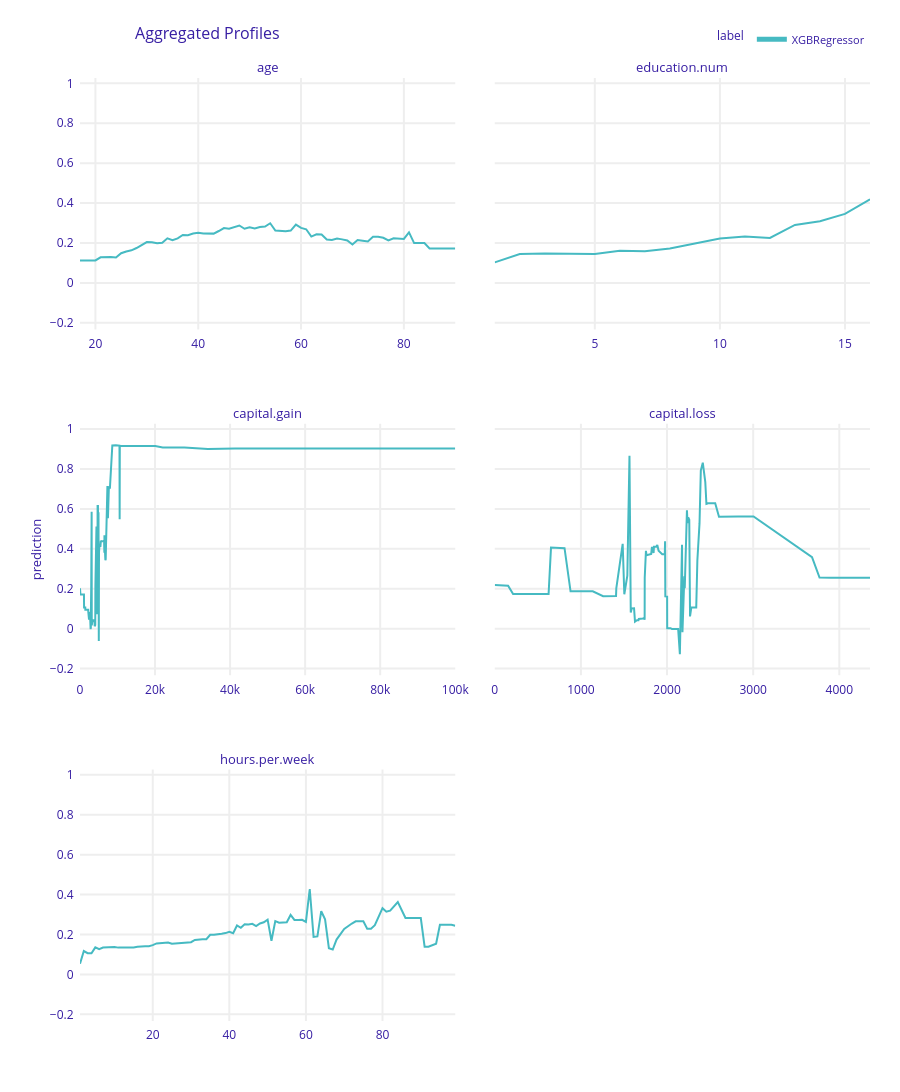
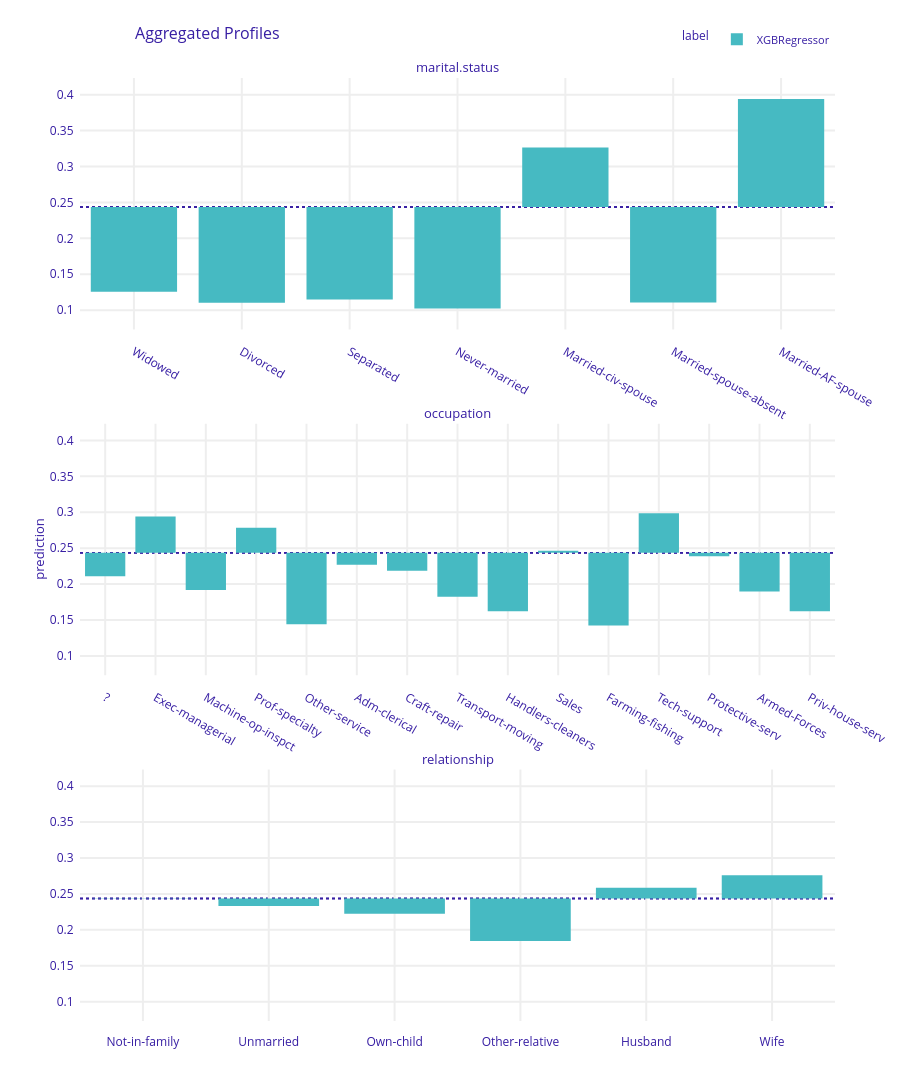

Write notebook code for charts like these, in order.
### Markdown cell above
# Plot 2
It shows average prediction for each value of given feature \
e.g. if value at education.num == 14 is 0.35, it means model average prediction for this education.num is 14
Average prediction means how often model predicted that person earns more than 50k on scale 0 - Never to 1 - Always. If result is bigger than 0.5, model will classify person as earning more than 50K 
* it technically go above 1 or below 0, yet it is very unlikely; if it is the case,  treat this as model 1 and 0 respectively 

We can see that:
- Education.num prediction average goes steadily up with increase of it's value
- capital.gain and capital.loss highly oscilates (probably because little amount of data with such values is provided)

### Code cell
exp.model_profile(variable_splits=var_splits).plot(facet_scales= "free_x")
exp.model_profile(variable_type='categorical',
                  variables = ['marital.status', 'occupation', 'relationship']).plot(facet_ncol=1)

### Figure 1 — Plotly figure (JSON) as saved in the notebook; plotly's stock layout.template omitted (floating-point values rounded to 4 significant figures; data arrays with more than 128 entries replaced by an {"elided": "..."} marker saying what was removed)
{"data": [{"customdata": {"elided": "73x3 mixed values"}, "hovertemplate": "<b>%{hovertext}</b><br><br>prediction=%{y:.3f}<br>mean_prediction=%{customdata[0]:.3f}<extra></extra>", "hovertext": ["XGBRegressor", "XGBRegressor", "XGBRegressor", "XGBRegressor", "XGBRegressor", "XGBRegressor", "XGBRegressor", "XGBRegressor", "XGBRegressor", "XGBRegressor", "XGBRegressor", "XGBRegressor", "XGBRegressor", "XGBRegressor", "XGBRegressor", "XGBRegressor", "XGBRegressor", "XGBRegressor", "XGBRegressor", "XGBRegressor", "XGBRegressor", "XGBRegressor", "XGBRegressor", "XGBRegressor", "XGBRegressor", "XGBRegressor", "XGBRegressor", "XGBRegressor", "XGBRegressor", "XGBRegressor", "XGBRegressor", "XGBRegressor", "XGBRegressor", "XGBRegressor", "XGBRegressor", "XGBRegressor", "XGBRegressor", "XGBRegressor", "XGBRegressor", "XGBRegressor", "XGBRegressor", "XGBRegressor", "XGBRegressor", "XGBRegressor", "XGBRegressor", "XGBRegressor", "XGBRegressor", "XGBRegressor", "XGBRegressor", "XGBRegressor", "XGBRegressor", "XGBRegressor", "XGBRegressor", "XGBRegressor", "XGBRegressor", "XGBRegressor", "XGBRegressor", "XGBRegressor", "XGBRegressor", "XGBRegressor", "XGBRegressor", "XGBRegressor", "XGBRegressor", "XGBRegressor", "XGBRegressor", "XGBRegressor", "XGBRegressor", "XGBRegressor", "XGBRegressor", "XGBRegressor", "XGBRegressor", "XGBRegressor", "XGBRegressor"], "legendgroup": "XGBRegressor", "line": {"color": "#46bac2", "dash": "solid", "width": 2}, "marker": {"symbol": "circle"}, "mode": "lines", "name": "XGBRegressor", "opacity": 1, "orientation": "v", "showlegend": true, "type": "scatter", "x": [17, 18, 19, 20, 21, 22, 23, 24, 25, 26, 27, 28, 29, 30, 31, 32, 33, 34, 35, 36, 37, 38, 39, 40, 41, 42, 43, 44, 45, 46, 47, 48, 49, 50, 51, 52, 53, 54, 55, 56, 57, 58, 59, 60, 61, 62, 63, 64, 65, 66, 67, 68, 69, 70, 71, 72, 73, 74, 75, 76, 77, 78, 79, 80, 81, 82, 83, 84, 85, 86, 87, 88, 90], "xaxis": "x5", "y": [0.1124, 0.1128, 0.1128, 0.1128, 0.1281, 0.1293, 0.1293, 0.1274, 0.1489, 0.1575, 0.1633, 0.1748, 0.188, 0.2044, 0.2034, 0.1983, 0.201, 0.2232, 0.2134, 0.2233, 0.2403, 0.2391, 0.2475, 0.2515, 0.248, 0.2463, 0.2469, 0.2599, 0.2744, 0.2711, 0.2799, 0.2875, 0.2711, 0.2787, 0.273, 0.2799, 0.2824, 0.2988, 0.2625, 0.2612, 0.2591, 0.2621, 0.2918, 0.2753, 0.2687, 0.232, 0.2431, 0.2425, 0.2172, 0.2146, 0.2222, 0.218, 0.2122, 0.1921, 0.215, 0.2109, 0.2072, 0.2306, 0.2308, 0.2261, 0.213, 0.2231, 0.2234, 0.2202, 0.2535, 0.1995, 0.1994, 0.1994, 0.1729, 0.1729, 0.1729, 0.1729, 0.1729], "yaxis": "y5"}, {"customdata": [[0.2275, "XGBRegressor", "education.num"], [0.2275, "XGBRegressor", "education.num"], [0.2275, "XGBRegressor", "education.num"], [0.2275, "XGBRegressor", "education.num"], [0.2275, "XGBRegressor", "education.num"], [0.2275, "XGBRegressor", "education.num"], [0.2275, "XGBRegressor", "education.num"], [0.2275, "XGBRegressor", "education.num"], [0.2275, "XGBRegressor", "education.num"], [0.2275, "XGBRegressor", "education.num"], [0.2275, "XGBRegressor", "education.num"], [0.2275, "XGBRegressor", "education.num"], [0.2275, "XGBRegressor", "education.num"], [0.2275, "XGBRegressor", "education.num"], [0.2275, "XGBRegressor", "education.num"], [0.2275, "XGBRegressor", "education.num"]], "hovertemplate": "<b>%{hovertext}</b><br><br>prediction=%{y:.3f}<br>mean_prediction=%{customdata[0]:.3f}<extra></extra>", "hovertext": ["XGBRegressor", "XGBRegressor", "XGBRegressor", "XGBRegressor", "XGBRegressor", "XGBRegressor", "XGBRegressor", "XGBRegressor", "XGBRegressor", "XGBRegressor", "XGBRegressor", "XGBRegressor", "XGBRegressor", "XGBRegressor", "XGBRegressor", "XGBRegressor"], "legendgroup": "XGBRegressor", "line": {"color": "#46bac2", "dash": "solid", "width": 2}, "marker": {"symbol": "circle"}, "mode": "lines", "name": "XGBRegressor", "opacity": 1, "orientation": "v", "showlegend": false, "type": "scatter", "x": [1, 2, 3, 4, 5, 6, 7, 8, 9, 10, 11, 12, 13, 14, 15, 16], "xaxis": "x6", "y": [0.1028, 0.1444, 0.1479, 0.1464, 0.1448, 0.1611, 0.1582, 0.1728, 0.1968, 0.2221, 0.2323, 0.225, 0.2902, 0.3086, 0.3456, 0.419], "yaxis": "y6"}, {"customdata": {"elided": "119x3 mixed values"}, "hovertemplate": "<b>%{hovertext}</b><br><br>prediction=%{y:.3f}<br>mean_prediction=%{customdata[0]:.3f}<extra></extra>", "hovertext": ["XGBRegressor", "XGBRegressor", "XGBRegressor", "XGBRegressor", "XGBRegressor", "XGBRegressor", "XGBRegressor", "XGBRegressor", "XGBRegressor", "XGBRegressor", "XGBRegressor", "XGBRegressor", "XGBRegressor", "XGBRegressor", "XGBRegressor", "XGBRegressor", "XGBRegressor", "XGBRegressor", "XGBRegressor", "XGBRegressor", "XGBRegressor", "XGBRegressor", "XGBRegressor", "XGBRegressor", "XGBRegressor", "XGBRegressor", "XGBRegressor", "XGBRegressor", "XGBRegressor", "XGBRegressor", "XGBRegressor", "XGBRegressor", "XGBRegressor", "XGBRegressor", "XGBRegressor", "XGBRegressor", "XGBRegressor", "XGBRegressor", "XGBRegressor", "XGBRegressor", "XGBRegressor", "XGBRegressor", "XGBRegressor", "XGBRegressor", "XGBRegressor", "XGBRegressor", "XGBRegressor", "XGBRegressor", "XGBRegressor", "XGBRegressor", "XGBRegressor", "XGBRegressor", "XGBRegressor", "XGBRegressor", "XGBRegressor", "XGBRegressor", "XGBRegressor", "XGBRegressor", "XGBRegressor", "XGBRegressor", "XGBRegressor", "XGBRegressor", "XGBRegressor", "XGBRegressor", "XGBRegressor", "XGBRegressor", "XGBRegressor", "XGBRegressor", "XGBRegressor", "XGBRegressor", "XGBRegressor", "XGBRegressor", "XGBRegressor", "XGBRegressor", "XGBRegressor", "XGBRegressor", "XGBRegressor", "XGBRegressor", "XGBRegressor", "XGBRegressor", "XGBRegressor", "XGBRegressor", "XGBRegressor", "XGBRegressor", "XGBRegressor", "XGBRegressor", "XGBRegressor", "XGBRegressor", "XGBRegressor", "XGBRegressor", "XGBRegressor", "XGBRegressor", "XGBRegressor", "XGBRegressor", "XGBRegressor", "XGBRegressor", "XGBRegressor", "XGBRegressor", "XGBRegressor", "XGBRegressor", "XGBRegressor", "XGBRegressor", "XGBRegressor", "XGBRegressor", "XGBRegressor", "XGBRegressor", "XGBRegressor", "XGBRegressor", "XGBRegressor", "XGBRegressor", "XGBRegressor", "XGBRegressor", "XGBRegressor", "XGBRegressor", "XGBRegressor", "XGBRegressor", "XGBRegressor", "XGBRegressor", "XGBRegressor"], "legendgroup": "XGBRegressor", "line": {"color": "#46bac2", "dash": "solid", "width": 2}, "marker": {"symbol": "circle"}, "mode": "lines", "name": "XGBRegressor", "opacity": 1, "orientation": "v", "showlegend": false, "type": "scatter", "x": [0, 114, 401, 594, 914, 991, 1055, 1086, 1111, 1151, 1173, 1409, 1424, 1455, 1471, 1506, 1639, 1797, 1831, 1848, 2009, 2036, 2050, 2062, 2105, 2174, 2176, 2202, 2228, 2290, 2329, 2346, 2354, 2387, 2407, 2414, 2463, 2538, 2580, 2597, 2635, 2653, 2829, 2885, 2907, 2936, 2961, 2964, 2977, 2993, 3103, 3137, 3273, 3325, 3411, 3418, 3432, 3456, 3464, 3471, 3674, 3781, 3818, 3887, 3908, 3942, 4064, 4101, 4386, 4416, 4508, 4650, 4687, 4787, 4865, 4931, 4934, 5013, 5060, 5178, 5455, 5556, 5721, 6097, 6360, 6418, 6497, 6514, 6723, 6767, 6849, 7298, 7430, 7443, 7688, 7896, 7978, 8614, 9386, 9562, 10520, 10566, 10605, 11678, 13550, 14084, 14344, 15020, 15024, 15831, 18481, 20051, 22040, 25124, 25236, 27828, 34095, 41310, 99999], "xaxis": "x3", "y": [0.2018, 0.1714, 0.1714, 0.1714, 0.1714, 0.1714, 0.1714, 0.1055, 0.1055, 0.1055, 0.1055, 0.1055, 0.09497, 0.09497, 0.09497, 0.09497, 0.09483, 0.09483, 0.09483, 0.09483, 0.09483, 0.09483, 0.09483, 0.09483, 0.09483, 0.09483, 0.09483, 0.08652, 0.07388, 0.07388, 0.07388, 0.07388, 0.07404, 0.07404, 0.04506, 0.07478, 0.07497, 0.07463, 0.07463, 0.07918, 0.07918, 0.07918, -0.002903, 0.005659, 0.07984, 0.07984, 0.14, 0.177, 0.177, 0.2173, 0.5856, 0.01637, 0.02568, 0.03834, 0.03834, 0.03834, 0.04188, 0.04188, 0.04188, 0.04188, 0.04188, 0.04043, 0.04043, 0.04043, 0.0116, 0.01752, 0.01767, 0.2123, 0.5121, 0.07713, 0.07713, 0.07713, 0.6141, 0.6141, 0.1344, 0.5837, 0.5502, -0.06243, 0.3811, 0.4144, 0.4144, 0.4401, 0.438, 0.438, 0.4369, 0.4369, 0.3799, 0.4686, 0.3579, 0.3431, 0.3471, 0.7098, 0.7099, 0.5532, 0.7066, 0.7057, 0.7057, 0.9183, 0.9217, 0.9194, 0.9174, 0.5477, 0.9151, 0.9151, 0.9151, 0.9151, 0.9151, 0.9151, 0.9151, 0.9151, 0.9151, 0.9151, 0.9077, 0.9077, 0.9077, 0.9077, 0.9004, 0.9025, 0.9025], "yaxis": "y3"}, {"customdata": {"elided": "92x3 mixed values"}, "hovertemplate": "<b>%{hovertext}</b><br><br>prediction=%{y:.3f}<br>mean_prediction=%{customdata[0]:.3f}<extra></extra>", "hovertext": ["XGBRegressor", "XGBRegressor", "XGBRegressor", "XGBRegressor", "XGBRegressor", "XGBRegressor", "XGBRegressor", "XGBRegressor", "XGBRegressor", "XGBRegressor", "XGBRegressor", "XGBRegressor", "XGBRegressor", "XGBRegressor", "XGBRegressor", "XGBRegressor", "XGBRegressor", "XGBRegressor", "XGBRegressor", "XGBRegressor", "XGBRegressor", "XGBRegressor", "XGBRegressor", "XGBRegressor", "XGBRegressor", "XGBRegressor", "XGBRegressor", "XGBRegressor", "XGBRegressor", "XGBRegressor", "XGBRegressor", "XGBRegressor", "XGBRegressor", "XGBRegressor", "XGBRegressor", "XGBRegressor", "XGBRegressor", "XGBRegressor", "XGBRegressor", "XGBRegressor", "XGBRegressor", "XGBRegressor", "XGBRegressor", "XGBRegressor", "XGBRegressor", "XGBRegressor", "XGBRegressor", "XGBRegressor", "XGBRegressor", "XGBRegressor", "XGBRegressor", "XGBRegressor", "XGBRegressor", "XGBRegressor", "XGBRegressor", "XGBRegressor", "XGBRegressor", "XGBRegressor", "XGBRegressor", "XGBRegressor", "XGBRegressor", "XGBRegressor", "XGBRegressor", "XGBRegressor", "XGBRegressor", "XGBRegressor", "XGBRegressor", "XGBRegressor", "XGBRegressor", "XGBRegressor", "XGBRegressor", "XGBRegressor", "XGBRegressor", "XGBRegressor", "XGBRegressor", "XGBRegressor", "XGBRegressor", "XGBRegressor", "XGBRegressor", "XGBRegressor", "XGBRegressor", "XGBRegressor", "XGBRegressor", "XGBRegressor", "XGBRegressor", "XGBRegressor", "XGBRegressor", "XGBRegressor", "XGBRegressor", "XGBRegressor", "XGBRegressor", "XGBRegressor"], "legendgroup": "XGBRegressor", "line": {"color": "#46bac2", "dash": "solid", "width": 2}, "marker": {"symbol": "circle"}, "mode": "lines", "name": "XGBRegressor", "opacity": 1, "orientation": "v", "showlegend": false, "type": "scatter", "x": [0, 155, 213, 323, 419, 625, 653, 810, 880, 974, 1092, 1138, 1258, 1340, 1380, 1408, 1411, 1485, 1504, 1539, 1564, 1573, 1579, 1590, 1594, 1602, 1617, 1628, 1648, 1651, 1668, 1669, 1672, 1719, 1721, 1726, 1735, 1740, 1741, 1755, 1762, 1816, 1825, 1844, 1848, 1876, 1887, 1902, 1944, 1974, 1977, 1980, 2001, 2002, 2042, 2051, 2057, 2080, 2129, 2149, 2163, 2174, 2179, 2201, 2205, 2206, 2231, 2238, 2246, 2258, 2267, 2282, 2339, 2352, 2377, 2392, 2415, 2444, 2457, 2467, 2472, 2489, 2547, 2559, 2603, 2754, 2824, 3004, 3683, 3770, 3900, 4356], "xaxis": "x4", "y": [0.2184, 0.2154, 0.1735, 0.1735, 0.1735, 0.1735, 0.4062, 0.4031, 0.1869, 0.1869, 0.1869, 0.1869, 0.1626, 0.1626, 0.1637, 0.1638, 0.2025, 0.4252, 0.1724, 0.2653, 0.8659, 0.08052, 0.08052, 0.1016, 0.1019, 0.1019, 0.1024, 0.03537, 0.0415, 0.04203, 0.04203, 0.04203, 0.04844, 0.05097, 0.05199, 0.05199, 0.05199, 0.04476, 0.2552, 0.3902, 0.3678, 0.3747, 0.4095, 0.3797, 0.4107, 0.4116, 0.419, 0.3908, 0.3731, 0.3731, 0.438, 0.1614, 0.1606, 0.001996, 0.001996, -0.00187, -0.00187, -0.00187, -0.00187, -0.1284, 0.2654, 0.4206, -0.01807, 0.2624, 0.2023, 0.2098, 0.5933, 0.5288, 0.5572, 0.5453, 0.06104, 0.1073, 0.1059, 0.3413, 0.5274, 0.792, 0.832, 0.7338, 0.6251, 0.6266, 0.6285, 0.6285, 0.6285, 0.6285, 0.5608, 0.5593, 0.5623, 0.5623, 0.3578, 0.2561, 0.2548, 0.2548], "yaxis": "y4"}, {"customdata": {"elided": "94x3 mixed values"}, "hovertemplate": "<b>%{hovertext}</b><br><br>prediction=%{y:.3f}<br>mean_prediction=%{customdata[0]:.3f}<extra></extra>", "hovertext": ["XGBRegressor", "XGBRegressor", "XGBRegressor", "XGBRegressor", "XGBRegressor", "XGBRegressor", "XGBRegressor", "XGBRegressor", "XGBRegressor", "XGBRegressor", "XGBRegressor", "XGBRegressor", "XGBRegressor", "XGBRegressor", "XGBRegressor", "XGBRegressor", "XGBRegressor", "XGBRegressor", "XGBRegressor", "XGBRegressor", "XGBRegressor", "XGBRegressor", "XGBRegressor", "XGBRegressor", "XGBRegressor", "XGBRegressor", "XGBRegressor", "XGBRegressor", "XGBRegressor", "XGBRegressor", "XGBRegressor", "XGBRegressor", "XGBRegressor", "XGBRegressor", "XGBRegressor", "XGBRegressor", "XGBRegressor", "XGBRegressor", "XGBRegressor", "XGBRegressor", "XGBRegressor", "XGBRegressor", "XGBRegressor", "XGBRegressor", "XGBRegressor", "XGBRegressor", "XGBRegressor", "XGBRegressor", "XGBRegressor", "XGBRegressor", "XGBRegressor", "XGBRegressor", "XGBRegressor", "XGBRegressor", "XGBRegressor", "XGBRegressor", "XGBRegressor", "XGBRegressor", "XGBRegressor", "XGBRegressor", "XGBRegressor", "XGBRegressor", "XGBRegressor", "XGBRegressor", "XGBRegressor", "XGBRegressor", "XGBRegressor", "XGBRegressor", "XGBRegressor", "XGBRegressor", "XGBRegressor", "XGBRegressor", "XGBRegressor", "XGBRegressor", "XGBRegressor", "XGBRegressor", "XGBRegressor", "XGBRegressor", "XGBRegressor", "XGBRegressor", "XGBRegressor", "XGBRegressor", "XGBRegressor", "XGBRegressor", "XGBRegressor", "XGBRegressor", "XGBRegressor", "XGBRegressor", "XGBRegressor", "XGBRegressor", "XGBRegressor", "XGBRegressor", "XGBRegressor", "XGBRegressor"], "legendgroup": "XGBRegressor", "line": {"color": "#46bac2", "dash": "solid", "width": 2}, "marker": {"symbol": "circle"}, "mode": "lines", "name": "XGBRegressor", "opacity": 1, "orientation": "v", "showlegend": false, "type": "scatter", "x": [1, 2, 3, 4, 5, 6, 7, 8, 9, 10, 11, 12, 13, 14, 15, 16, 17, 18, 19, 20, 21, 22, 23, 24, 25, 26, 27, 28, 29, 30, 31, 32, 33, 34, 35, 36, 37, 38, 39, 40, 41, 42, 43, 44, 45, 46, 47, 48, 49, 50, 51, 52, 53, 54, 55, 56, 57, 58, 59, 60, 61, 62, 63, 64, 65, 66, 67, 68, 70, 72, 73, 74, 75, 76, 77, 78, 80, 81, 82, 84, 85, 86, 87, 88, 89, 90, 91, 92, 94, 95, 96, 97, 98, 99], "xaxis": "x", "y": [0.05305, 0.1172, 0.1062, 0.1062, 0.1357, 0.127, 0.1346, 0.1367, 0.1387, 0.1375, 0.1343, 0.1343, 0.1317, 0.1317, 0.1353, 0.1388, 0.1416, 0.1416, 0.1416, 0.1465, 0.1553, 0.1565, 0.1565, 0.1596, 0.1534, 0.1552, 0.1571, 0.1576, 0.1614, 0.1614, 0.1728, 0.1753, 0.1761, 0.1762, 0.1986, 0.1986, 0.1994, 0.2037, 0.2071, 0.2136, 0.2061, 0.2451, 0.2335, 0.2515, 0.2497, 0.2536, 0.2424, 0.2551, 0.2613, 0.2747, 0.1688, 0.2671, 0.2595, 0.2598, 0.2618, 0.298, 0.273, 0.273, 0.2737, 0.263, 0.428, 0.1885, 0.1904, 0.3167, 0.2758, 0.1312, 0.1248, 0.1747, 0.2282, 0.2549, 0.2659, 0.2659, 0.2659, 0.2292, 0.2292, 0.2465, 0.332, 0.3143, 0.3196, 0.3626, 0.3238, 0.2827, 0.2827, 0.2827, 0.2827, 0.2827, 0.139, 0.139, 0.154, 0.2484, 0.2484, 0.2484, 0.2492, 0.2438], "yaxis": "y"}], "layout": {"annotations": [{"font": {"size": 13}, "showarrow": false, "text": "hours.per.week", "x": 0.2375, "xanchor": "center", "xref": "paper", "y": 0.2667, "yanchor": "bottom", "yref": "paper"}, {"font": {"size": 13}, "showarrow": false, "text": "capital.gain", "x": 0.2375, "xanchor": "center", "xref": "paper", "y": 0.6333, "yanchor": "bottom", "yref": "paper"}, {"font": {"size": 13}, "showarrow": false, "text": "capital.loss", "x": 0.7625, "xanchor": "center", "xref": "paper", "y": 0.6333, "yanchor": "bottom", "yref": "paper"}, {"font": {"size": 13}, "showarrow": false, "text": "age", "x": 0.2375, "xanchor": "center", "xref": "paper", "y": 1, "yanchor": "bottom", "yref": "paper"}, {"font": {"size": 13}, "showarrow": false, "text": "education.num", "x": 0.7625, "xanchor": "center", "xref": "paper", "y": 1, "yanchor": "bottom", "yref": "paper"}, {"font": {"size": 13}, "showarrow": false, "text": "prediction", "textangle": -90, "x": -0.07, "xref": "paper", "y": 0.5, "yref": "paper"}], "font": {"color": "#371ea3"}, "height": 1169, "hovermode": "x unified", "legend": {"font": {"size": 11}, "itemsizing": "constant", "orientation": "h", "title": {"font": {"size": 12}, "text": "label"}, "tracegroupgap": 0, "x": 1, "xanchor": "right", "y": 1.026, "yanchor": "bottom"}, "margin": {"b": 71, "r": 30, "t": 78}, "title": {"font": {"size": 16}, "text": "Aggregated Profiles", "x": 0.15}, "xaxis": {"anchor": "y", "automargin": true, "domain": [0, 0.475], "fixedrange": true, "gridwidth": 2, "showticklabels": true, "tickcolor": "white", "ticklen": 3, "ticks": "outside", "title": {"text": ""}, "type": "linear", "zeroline": false}, "xaxis2": {"anchor": "y2", "automargin": true, "domain": [0.525, 1], "fixedrange": true, "gridwidth": 2, "showticklabels": true, "tickcolor": "white", "ticklen": 3, "ticks": "outside", "title": {"text": ""}, "type": "linear", "zeroline": false}, "xaxis3": {"anchor": "y3", "automargin": true, "domain": [0, 0.475], "fixedrange": true, "gridwidth": 2, "showticklabels": true, "tickcolor": "white", "ticklen": 3, "ticks": "outside", "title": {"text": ""}, "type": "linear", "zeroline": false}, "xaxis4": {"anchor": "y4", "automargin": true, "domain": [0.525, 1], "fixedrange": true, "gridwidth": 2, "showticklabels": true, "tickcolor": "white", "ticklen": 3, "ticks": "outside", "title": {"text": ""}, "type": "linear", "zeroline": false}, "xaxis5": {"anchor": "y5", "automargin": true, "domain": [0, 0.475], "fixedrange": true, "gridwidth": 2, "showticklabels": true, "tickcolor": "white", "ticklen": 3, "ticks": "outside", "title": {"text": ""}, "type": "linear", "zeroline": false}, "xaxis6": {"anchor": "y6", "automargin": true, "domain": [0.525, 1], "fixedrange": true, "gridwidth": 2, "showticklabels": true, "tickcolor": "white", "ticklen": 3, "ticks": "outside", "title": {"text": ""}, "type": "linear", "zeroline": false}, "yaxis": {"anchor": "x", "automargin": true, "domain": [0, 0.2667], "fixedrange": true, "gridwidth": 2, "range": [-0.2335, 1.027], "tickcolor": "white", "ticklen": 3, "ticks": "outside", "title": {"text": ""}, "type": "linear", "zeroline": false}, "yaxis2": {"anchor": "x2", "automargin": true, "domain": [0, 0.2667], "fixedrange": true, "gridwidth": 2, "matches": "y", "showticklabels": false, "tickcolor": "white", "ticklen": 3, "ticks": "outside", "title": {"text": ""}, "type": "linear", "zeroline": false}, "yaxis3": {"anchor": "x3", "automargin": true, "domain": [0.3667, 0.6333], "fixedrange": true, "gridwidth": 2, "matches": "y", "range": [-0.2335, 1.027], "tickcolor": "white", "ticklen": 3, "ticks": "outside", "title": {"text": ""}, "type": "linear", "zeroline": false}, "yaxis4": {"anchor": "x4", "automargin": true, "domain": [0.3667, 0.6333], "fixedrange": true, "gridwidth": 2, "matches": "y", "showticklabels": false, "tickcolor": "white", "ticklen": 3, "ticks": "outside", "title": {"text": ""}, "type": "linear", "zeroline": false}, "yaxis5": {"anchor": "x5", "automargin": true, "domain": [0.7333, 1], "fixedrange": true, "gridwidth": 2, "matches": "y", "range": [-0.2335, 1.027], "tickcolor": "white", "ticklen": 3, "ticks": "outside", "title": {"text": ""}, "type": "linear", "zeroline": false}, "yaxis6": {"anchor": "x6", "automargin": true, "domain": [0.7333, 1], "fixedrange": true, "gridwidth": 2, "matches": "y", "showticklabels": false, "tickcolor": "white", "ticklen": 3, "ticks": "outside", "title": {"text": ""}, "type": "linear", "zeroline": false}}}

### Figure 2 — Plotly figure (JSON) as saved in the notebook; plotly's stock layout.template omitted (floating-point values rounded to 4 significant figures)
{"data": [{"alignmentgroup": "True", "base": [0.2435, 0.2435, 0.2435, 0.2435, 0.2435, 0.2435, 0.2435], "customdata": [[0.1257, "XGBRegressor", "marital.status"], [0.1101, "XGBRegressor", "marital.status"], [0.1148, "XGBRegressor", "marital.status"], [0.1023, "XGBRegressor", "marital.status"], [0.3262, "XGBRegressor", "marital.status"], [0.1108, "XGBRegressor", "marital.status"], [0.394, "XGBRegressor", "marital.status"]], "hovertemplate": "<b>%{hovertext}</b><br><br>mean_prediction=%{base:.3f}<br>prediction=%{customdata[0]:.3f}<extra></extra>", "hovertext": ["XGBRegressor", "XGBRegressor", "XGBRegressor", "XGBRegressor", "XGBRegressor", "XGBRegressor", "XGBRegressor"], "legendgroup": "XGBRegressor", "marker": {"color": "#46bac2", "pattern": {"shape": ""}}, "name": "XGBRegressor", "offsetgroup": "XGBRegressor", "orientation": "v", "showlegend": true, "textposition": "auto", "type": "bar", "x": ["Widowed", "Divorced", "Separated", "Never-married", "Married-civ-spouse", "Married-spouse-absent", "Married-AF-spouse"], "xaxis": "x3", "y": [-0.1178, -0.1334, -0.1286, -0.1412, 0.08276, -0.1327, 0.1505], "yaxis": "y3"}, {"alignmentgroup": "True", "base": [0.2435, 0.2435, 0.2435, 0.2435, 0.2435, 0.2435, 0.2435, 0.2435, 0.2435, 0.2435, 0.2435, 0.2435, 0.2435, 0.2435, 0.2435], "customdata": [[0.2109, "XGBRegressor", "occupation"], [0.294, "XGBRegressor", "occupation"], [0.1917, "XGBRegressor", "occupation"], [0.2786, "XGBRegressor", "occupation"], [0.1441, "XGBRegressor", "occupation"], [0.2268, "XGBRegressor", "occupation"], [0.2184, "XGBRegressor", "occupation"], [0.1822, "XGBRegressor", "occupation"], [0.162, "XGBRegressor", "occupation"], [0.2463, "XGBRegressor", "occupation"], [0.1424, "XGBRegressor", "occupation"], [0.2987, "XGBRegressor", "occupation"], [0.2386, "XGBRegressor", "occupation"], [0.1898, "XGBRegressor", "occupation"], [0.1622, "XGBRegressor", "occupation"]], "hovertemplate": "<b>%{hovertext}</b><br><br>mean_prediction=%{base:.3f}<br>prediction=%{customdata[0]:.3f}<extra></extra>", "hovertext": ["XGBRegressor", "XGBRegressor", "XGBRegressor", "XGBRegressor", "XGBRegressor", "XGBRegressor", "XGBRegressor", "XGBRegressor", "XGBRegressor", "XGBRegressor", "XGBRegressor", "XGBRegressor", "XGBRegressor", "XGBRegressor", "XGBRegressor"], "legendgroup": "XGBRegressor", "marker": {"color": "#46bac2", "pattern": {"shape": ""}}, "name": "XGBRegressor", "offsetgroup": "XGBRegressor", "orientation": "v", "showlegend": false, "textposition": "auto", "type": "bar", "x": ["?", "Exec-managerial", "Machine-op-inspct", "Prof-specialty", "Other-service", "Adm-clerical", "Craft-repair", "Transport-moving", "Handlers-cleaners", "Sales", "Farming-fishing", "Tech-support", "Protective-serv", "Armed-Forces", "Priv-house-serv"], "xaxis": "x2", "y": [-0.0326, 0.05047, -0.05181, 0.03506, -0.09939, -0.01673, -0.02504, -0.06125, -0.08146, 0.002838, -0.1011, 0.0552, -0.004891, -0.05373, -0.08129], "yaxis": "y2"}, {"alignmentgroup": "True", "base": [0.2435, 0.2435, 0.2435, 0.2435, 0.2435, 0.2435], "customdata": [[0.244, "XGBRegressor", "relationship"], [0.2331, "XGBRegressor", "relationship"], [0.2225, "XGBRegressor", "relationship"], [0.1844, "XGBRegressor", "relationship"], [0.2587, "XGBRegressor", "relationship"], [0.276, "XGBRegressor", "relationship"]], "hovertemplate": "<b>%{hovertext}</b><br><br>mean_prediction=%{base:.3f}<br>prediction=%{customdata[0]:.3f}<extra></extra>", "hovertext": ["XGBRegressor", "XGBRegressor", "XGBRegressor", "XGBRegressor", "XGBRegressor", "XGBRegressor"], "legendgroup": "XGBRegressor", "marker": {"color": "#46bac2", "pattern": {"shape": ""}}, "name": "XGBRegressor", "offsetgroup": "XGBRegressor", "orientation": "v", "showlegend": false, "textposition": "auto", "type": "bar", "x": ["Not-in-family", "Unmarried", "Own-child", "Other-relative", "Husband", "Wife"], "xaxis": "x", "y": [0.0005275, -0.01041, -0.02096, -0.05911, 0.01526, 0.03251], "yaxis": "y"}], "layout": {"annotations": [{"font": {"size": 13}, "showarrow": false, "text": "relationship", "x": 0.5, "xanchor": "center", "xref": "paper", "y": 0.2667, "yanchor": "bottom", "yref": "paper"}, {"font": {"size": 13}, "showarrow": false, "text": "occupation", "x": 0.5, "xanchor": "center", "xref": "paper", "y": 0.6333, "yanchor": "bottom", "yref": "paper"}, {"font": {"size": 13}, "showarrow": false, "text": "marital.status", "x": 0.5, "xanchor": "center", "xref": "paper", "y": 1, "yanchor": "bottom", "yref": "paper"}, {"font": {"size": 13}, "showarrow": false, "text": "prediction", "textangle": -90, "x": -0.07, "xref": "paper", "y": 0.5, "yref": "paper"}], "barmode": "group", "font": {"color": "#371ea3"}, "height": 1169, "hovermode": "x unified", "legend": {"font": {"size": 11}, "itemsizing": "constant", "orientation": "h", "title": {"font": {"size": 12}, "text": "label"}, "tracegroupgap": 0, "x": 1, "xanchor": "right", "y": 1.026, "yanchor": "bottom"}, "margin": {"b": 71, "r": 30, "t": 78}, "shapes": [{"layer": "below", "line": {"color": "#371ea3", "dash": "dot", "width": 1.5}, "type": "line", "x0": 0, "x1": 1, "xref": "x domain", "y0": 0.2435, "y1": 0.2435, "yref": "y"}, {"layer": "below", "line": {"color": "#371ea3", "dash": "dot", "width": 1.5}, "type": "line", "x0": 0, "x1": 1, "xref": "x2 domain", "y0": 0.2435, "y1": 0.2435, "yref": "y2"}, {"layer": "below", "line": {"color": "#371ea3", "dash": "dot", "width": 1.5}, "type": "line", "x0": 0, "x1": 1, "xref": "x3 domain", "y0": 0.2435, "y1": 0.2435, "yref": "y3"}, {"layer": "below", "line": {"color": "#371ea3", "dash": "dot", "width": 1.5}, "type": "line", "x0": 0, "x1": 1, "xref": "x domain", "y0": 0.2435, "y1": 0.2435, "yref": "y"}, {"layer": "below", "line": {"color": "#371ea3", "dash": "dot", "width": 1.5}, "type": "line", "x0": 0, "x1": 1, "xref": "x2 domain", "y0": 0.2435, "y1": 0.2435, "yref": "y2"}, {"layer": "below", "line": {"color": "#371ea3", "dash": "dot", "width": 1.5}, "type": "line", "x0": 0, "x1": 1, "xref": "x3 domain", "y0": 0.2435, "y1": 0.2435, "yref": "y3"}, {"layer": "below", "line": {"color": "#371ea3", "dash": "dot", "width": 1.5}, "type": "line", "x0": 0, "x1": 1, "xref": "x domain", "y0": 0.2435, "y1": 0.2435, "yref": "y"}, {"layer": "below", "line": {"color": "#371ea3", "dash": "dot", "width": 1.5}, "type": "line", "x0": 0, "x1": 1, "xref": "x2 domain", "y0": 0.2435, "y1": 0.2435, "yref": "y2"}, {"layer": "below", "line": {"color": "#371ea3", "dash": "dot", "width": 1.5}, "type": "line", "x0": 0, "x1": 1, "xref": "x3 domain", "y0": 0.2435, "y1": 0.2435, "yref": "y3"}], "title": {"font": {"size": 16}, "text": "Aggregated Profiles", "x": 0.15}, "xaxis": {"anchor": "y", "automargin": true, "domain": [0, 1], "fixedrange": true, "gridwidth": 2, "showticklabels": true, "tickcolor": "white", "ticklen": 10, "ticks": "outside", "title": {"text": ""}, "type": "category"}, "xaxis2": {"anchor": "y2", "automargin": true, "domain": [0, 1], "fixedrange": true, "gridwidth": 2, "showticklabels": true, "tickcolor": "white", "ticklen": 10, "ticks": "outside", "title": {"text": ""}, "type": "category"}, "xaxis3": {"anchor": "y3", "automargin": true, "domain": [0, 1], "fixedrange": true, "gridwidth": 2, "showticklabels": true, "tickcolor": "white", "ticklen": 10, "ticks": "outside", "title": {"text": ""}, "type": "category"}, "yaxis": {"anchor": "x", "automargin": true, "domain": [0, 0.2667], "fixedrange": true, "gridwidth": 2, "range": [0.07308, 0.4232], "tickcolor": "white", "ticklen": 3, "ticks": "outside", "title": {"text": ""}, "type": "linear", "zeroline": false}, "yaxis2": {"anchor": "x2", "automargin": true, "domain": [0.3667, 0.6333], "fixedrange": true, "gridwidth": 2, "matches": "y", "range": [0.07308, 0.4232], "tickcolor": "white", "ticklen": 3, "ticks": "outside", "title": {"text": ""}, "type": "linear", "zeroline": false}, "yaxis3": {"anchor": "x3", "automargin": true, "domain": [0.7333, 1], "fixedrange": true, "gridwidth": 2, "matches": "y", "range": [0.07308, 0.4232], "tickcolor": "white", "ticklen": 3, "ticks": "outside", "title": {"text": ""}, "type": "linear", "zeroline": false}}}
